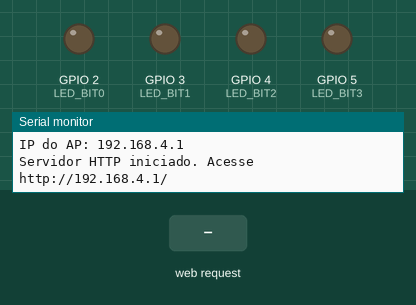
Bench run of a sketch on a simulated ESP32. Shown: output pins drawn as LEDs (lit = HIGH), the last lines printed to the serial monitor. The test bench sets the inputs (shaded band).

Above: at 1.4 s.
1.5 s: HTTP request GET /calc?a=1 received
At 1.9 s:
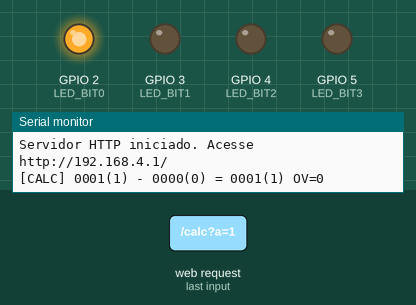
3.0 s: HTTP request GET /calc?b=1 received
At 4.2 s:
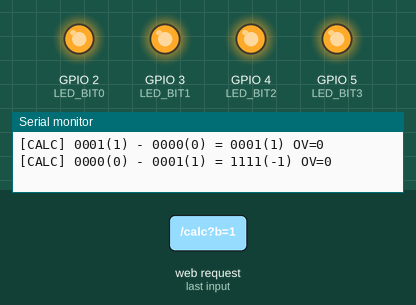
4.5 s: HTTP request GET /calc received
At 5.3 s:
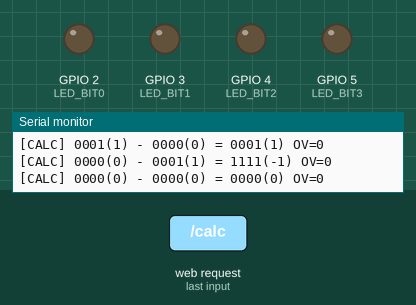
6.0 s: HTTP request GET /calc?a=120 received
At 6.5 s:
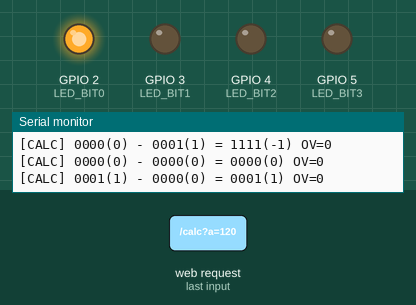
Timing chart, 0 to 8.5 s (numbered marks = the images above; inputs shaded):
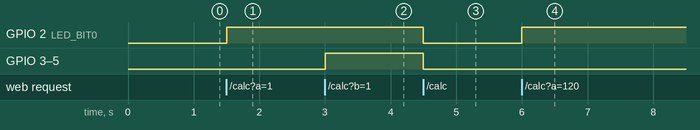

Measured:
- after the input at 1.5 s, GPIO 2 (LED_BIT0): LOW → HIGH at once
- after the input at 3.0 s, GPIO 3 (LED_BIT1), GPIO 4 (LED_BIT2), GPIO 5 (LED_BIT3): LOW → HIGH at once
- after the input at 4.5 s, GPIO 2 (LED_BIT0), GPIO 3 (LED_BIT1), GPIO 4 (LED_BIT2), GPIO 5 (LED_BIT3): HIGH → LOW at once
- after the input at 6.0 s, GPIO 2 (LED_BIT0): LOW → HIGH at once

The sketch:

calculadora_complemento_2.ino
```cpp
#include <WiFi.h>
#include <WebServer.h>

const int LED_BIT0 = 2;
const int LED_BIT1 = 3;
const int LED_BIT2 = 4;
const int LED_BIT3 = 5;

const char* ssid     = "Calculadora_grupo_lindo";
const char* password = "12345678";

WebServer server(80);

// ===========================================================================
// Página HTML/JS embarcada
// ===========================================================================
const char INDEX_HTML[] PROGMEM = R"rawliteral(
<!DOCTYPE html>
<html lang="pt-BR">
<head>
  <meta charset="UTF-8">
  <meta name="viewport" content="width=device-width, initial-scale=1.0">
  <title>Calculadora 4 bits — PCS3732</title>
  <style>
    body { font-family: Arial, sans-serif; max-width: 540px; margin: 18px auto;
           padding: 12px; background: #f4f4f8; color: #222; }
    h1 { font-size: 1.3em; margin-bottom: 4px; }
    .sub { color: #555; font-size: 0.9em; margin-bottom: 14px; }
    .row { margin: 10px 0; display: flex; align-items: center; gap: 10px; }
    label { display: inline-block; width: 110px; font-weight: bold; }
    input[type="number"] { font-family: monospace; font-size: 1.2em; padding: 6px;
            width: 80px; text-align: center; border: 1px solid #aaa;
            border-radius: 4px; }
    .binview { font-family: monospace; color: #555; font-size: 0.95em; }
    button { font-size: 1em; padding: 10px 22px; margin: 6px 4px;
             cursor: pointer; border: 0; border-radius: 6px;
             background: #2563eb; color: white; font-weight: bold; }
    button:hover { background: #1d4ed8; }
    .leds { display: flex; gap: 14px; justify-content: center; margin: 18px 0; }
    .ledbox { text-align: center; }
    .led { width: 44px; height: 44px; border-radius: 50%; background: #333;
           border: 2px solid #555; margin: 0 auto; }
    .led.on { background: #4ade80; box-shadow: 0 0 16px #4ade80; }
    .ledlabel { font-size: 0.75em; color: #666; margin-top: 4px; }
    .resultado { background: #fff; padding: 12px; border-radius: 8px;
                 margin-top: 12px; border: 1px solid #ddd; }
    .resultado .linha { margin: 4px 0; }
    .resultado .destaque { font-size: 1.15em; margin-top: 10px; padding-top: 8px;
                           border-top: 1px solid #eee; }
    .overflow { background: #fee2e2; color: #b91c1c; font-weight: bold;
                padding: 10px; border-radius: 6px; margin-top: 10px;
                border: 2px solid #b91c1c; }
    .erro { color: #b91c1c; font-weight: bold; }
    code { background: #eef; padding: 1px 4px; border-radius: 3px; }
  </style>
</head>
<body>
  <h1>Calculadora Binaria 4 bits</h1>
  <div class="sub">Complemento de 2 - intervalo valido: <b>-8</b> a <b>+7</b></div>

  <div class="row">
    <label>Operando A:</label>
    <input id="a" type="number" min="-8" max="7" step="1" value="3">
    <span class="binview" id="aBin">= 0011</span>
  </div>
  <div class="row">
    <label>Operando B:</label>
    <input id="b" type="number" min="-8" max="7" step="1" value="2">
    <span class="binview" id="bBin">= 0010</span>
  </div>

  <div class="row" style="justify-content: center;">
    <button onclick="calcular('add')">SOMA  (A + B)</button>
    <button onclick="calcular('sub')">SUB  (A &minus; B)</button>
  </div>

  <div class="leds">
    <div class="ledbox"><div class="led" id="led3"></div><div class="ledlabel">b3 (MSB)</div></div>
    <div class="ledbox"><div class="led" id="led2"></div><div class="ledlabel">b2</div></div>
    <div class="ledbox"><div class="led" id="led1"></div><div class="ledlabel">b1</div></div>
    <div class="ledbox"><div class="led" id="led0"></div><div class="ledlabel">b0 (LSB)</div></div>
  </div>

  <div class="resultado" id="resultado">Digite A e B e clique numa operacao.</div>

  <p style="font-size: 0.8em; color: #666; margin-top: 16px;">
    <b>Nota:</b> O JavaScript converte o decimal para binario em complemento de 2 e envia para o ESP32.
    Toda a <b>aritmetica</b> e executada em C no ESP32, conforme exigido pelo enunciado.
  </p>

  <script>
    function decToC2Bin4(n) {
      const v = (n & 0xF);
      return v.toString(2).padStart(4, '0');
    }

    function refreshBin() {
      const a = parseInt(document.getElementById('a').value, 10);
      const b = parseInt(document.getElementById('b').value, 10);
      document.getElementById('aBin').textContent = Number.isInteger(a) && a >= -8 && a <= 7
        ? '= ' + decToC2Bin4(a) : '= ----';
      document.getElementById('bBin').textContent = Number.isInteger(b) && b >= -8 && b <= 7
        ? '= ' + decToC2Bin4(b) : '= ----';
    }
    document.getElementById('a').addEventListener('input', refreshBin);
    document.getElementById('b').addEventListener('input', refreshBin);

    async function calcular(op) {
      const aRaw = document.getElementById('a').value.trim();
      const bRaw = document.getElementById('b').value.trim();
      const div = document.getElementById('resultado');

      const a = parseInt(aRaw, 10);
      const b = parseInt(bRaw, 10);
      if (!Number.isInteger(a) || a < -8 || a > 7 ||
          !Number.isInteger(b) || b < -8 || b > 7) {
        div.innerHTML = '<span class="erro">Entrada invalida! A e B devem ser inteiros no intervalo [-8, +7].</span>';
        return;
      }

      const aBin = decToC2Bin4(a);
      const bBin = decToC2Bin4(b);

      const esperado = (op === 'add') ? (a + b) : (a - b);
      const opSimbolo = (op === 'add') ? '+' : '\u2212';

      try {
        const resp = await fetch(`/calc?a=${aBin}&b=${bBin}&op=${op}`);
        const j = await resp.json();
        atualizarLeds(j.bin);

        let html = '';
        html += `<div class="linha"><b>A</b> = ${a} &nbsp;(<code>${j.a_bin}</code>)</div>`;
        html += `<div class="linha"><b>B</b> = ${b} &nbsp;(<code>${j.b_bin}</code>)</div>`;
        html += `<div class="linha"><b>Esperado matematicamente:</b> ${a} ${opSimbolo} ${b} = <b>${esperado}</b></div>`;
        html += `<div class="destaque"><b>Resultado nos 4 bits:</b> <code>${j.bin}</code> = <b>${j.dec}</b></div>`;

        if (j.overflow) {
          html += `<div class="overflow">&#9888; OVERFLOW! O resultado matematico (${esperado}) esta fora do intervalo [-8, +7].<br>`;
          html += `Os 4 bits "rolaram" e mostram ${j.dec} em vez de ${esperado}.</div>`;
        }
        div.innerHTML = html;
      } catch (e) {
        div.innerHTML = '<span class="erro">Erro ao comunicar com o ESP32: ' + e + '</span>';
      }
    }

    function atualizarLeds(bin) {
      const padded = bin.padStart(4, '0');
      for (let i = 0; i < 4; i++) {
        const led = document.getElementById('led' + (3 - i));
        if (padded[i] === '1') led.classList.add('on');
        else led.classList.remove('on');
      }
    }

    refreshBin();
  </script>
</body>
</html>
)rawliteral";

// ===========================================================================
// Logica de calculo
// ===========================================================================

int parseBin4(const String &s) {
  return (int)strtol(s.c_str(), NULL, 2) & 0x0F;
}

int signExtend4(int v) {
  v &= 0x0F;
  return (v & 0x08) ? (v - 16) : v;
}

String toBin4(int v) {
  v &= 0x0F;
  String s = "";
  for (int i = 3; i >= 0; i--) s += ((v >> i) & 1) ? '1' : '0';
  return s;
}

void atualizarLEDs(int v) {
  digitalWrite(LED_BIT0, (v >> 0) & 1);
  digitalWrite(LED_BIT1, (v >> 1) & 1);
  digitalWrite(LED_BIT2, (v >> 2) & 1);
  digitalWrite(LED_BIT3, (v >> 3) & 1);
}

// ===========================================================================
// Handlers HTTP
// ===========================================================================

void handleRoot() {
  server.send_P(200, "text/html; charset=utf-8", INDEX_HTML);
}

void handleCalc() {
  String paramA = server.arg("a");
  String paramB = server.arg("b");
  String op     = server.arg("op");

  int valA = parseBin4(paramA);
  int valB = parseBin4(paramB);

  int sA = signExtend4(valA);
  int sB = signExtend4(valB);
  int bruto;
  if (op == "add") {
    bruto = sA + sB;
  } else {
    bruto = sA - sB;
  }

  int resMasked = bruto & 0x0F;

  int signA = (valA >> 3) & 1;
  int signB = (valB >> 3) & 1;
  int signR = (resMasked >> 3) & 1;
  bool overflow;
  if (op == "add") {
    overflow = (signA == signB) && (signR != signA);
  } else {
    overflow = (signA != signB) && (signR != signA);
  }

  atualizarLEDs(resMasked);

  int resDec = signExtend4(resMasked);
  String resp = "{";
  resp += "\"a_bin\":\""   + toBin4(valA)      + "\",";
  resp += "\"a_dec\":"     + String(sA)        + ",";
  resp += "\"b_bin\":\""   + toBin4(valB)      + "\",";
  resp += "\"b_dec\":"     + String(sB)        + ",";
  resp += "\"bin\":\""     + toBin4(resMasked) + "\",";
  resp += "\"dec\":"       + String(resDec)    + ",";
  resp += "\"overflow\":"  + String(overflow ? "true" : "false");
  resp += "}";

  Serial.printf("[CALC] %s(%d) %s %s(%d) = %s(%d) OV=%d\n",
                toBin4(valA).c_str(), sA,
                (op == "add" ? "+" : "-"),
                toBin4(valB).c_str(), sB,
                toBin4(resMasked).c_str(), resDec,
                overflow ? 1 : 0);

  server.send(200, "application/json", resp);
}

void setup() {
  Serial.begin(115200);
  delay(200);

  pinMode(LED_BIT0, OUTPUT);
  pinMode(LED_BIT1, OUTPUT);
  pinMode(LED_BIT2, OUTPUT);
  pinMode(LED_BIT3, OUTPUT);
  atualizarLEDs(0);

  WiFi.softAP(ssid, password);
  IPAddress ip = WiFi.softAPIP();
  Serial.println();
  Serial.println("=== Calculadora 4 bits - Complemento de 2 ===");
  Serial.printf("SSID: %s\n", ssid);
  Serial.printf("Senha: %s\n", password);
  Serial.print("IP do AP: ");
  Serial.println(ip);

  server.on("/", handleRoot);
  server.on("/calc", handleCalc);
  server.begin();
  Serial.println("Servidor HTTP iniciado. Acesse http://192.168.4.1/");
}

void loop() {
  server.handleClient();
}
```
